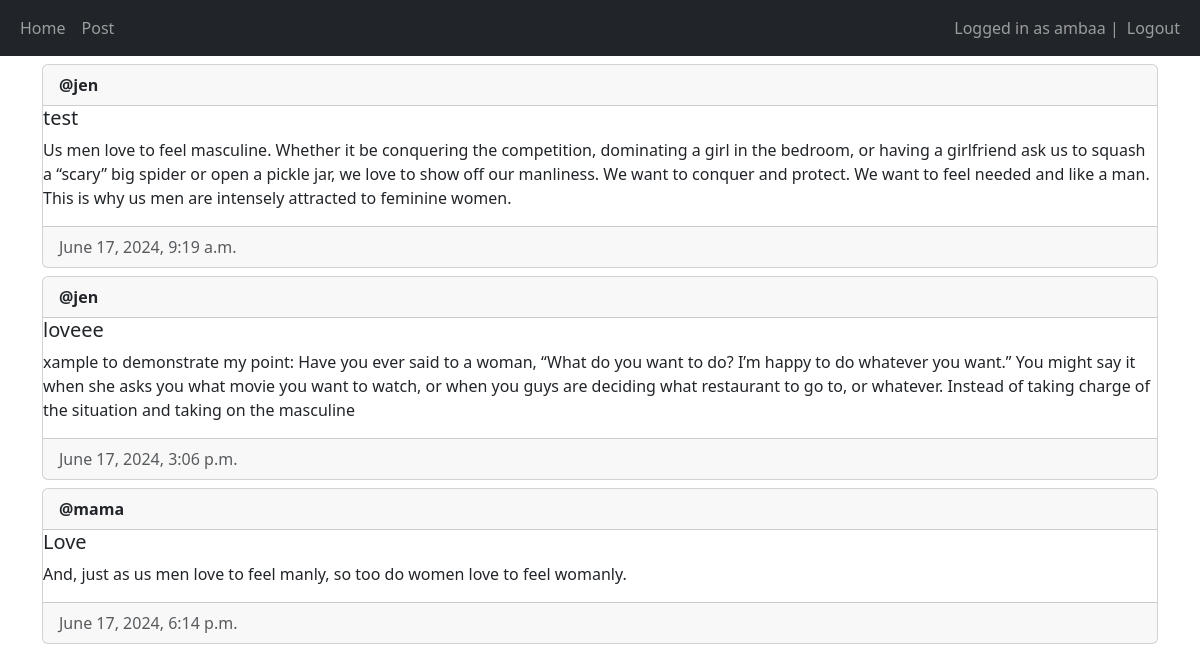
Screenshot of / (signed in) with the database file from the repository.
### main/models.py (models this page shows, shortened)
class Post(models.Model):
    author = models.ForeignKey(User, on_delete=models.CASCADE)
    title = models.CharField(max_length=200)
    description = models.TextField()
    created_at = models.DateTimeField(auto_now_add=True)
    updated_at = models.DateTimeField(auto_now=True)

### main/views.py (the view)
# urls.py: path('', views.home, name="home"),
@login_required(login_url="login")
def home(request):
    posts = Post.objects.all()
    if request.method == "POST":
        post_id = request.POST.get("post-id")
        post = Post.objects.filter(id=post_id).first()
        if post and post.author == request.user:
            post.delete()
    return render(request,"main/index.html", {
        "posts":posts
    })

### main/templates/main/index.html (shortened to what this page needs)
{% extends "base.html" %}
{% block content %}
{% for post in posts %}
<div class="card mt-2">
   <div class="card-header"> <strong>@{{post.author.username}}</strong>  </div>
   <div class="card-ody d-flex flex-row justify-content-between">
    <div>
        <h5 class="card-title">
            {{post.title}}
        </h5>
        <p>
            {{post.description}}
        </p>
    </div>
   </div>
   <div class="card-footer text-muted">{{post.created_at}}</div>
</div>
{%empty%}
<p>No posts yet :(</p>
{% endfor %}
{% endblock content %}

### main/templates/base.html (shortened to what this page needs)
<!DOCTYPE html>
<html lang="en">
<head>
    <link href="https://cdn.jsdelivr.net/npm/bootstrap@5.3.3/dist/css/bootstrap.min.css" rel="stylesheet">
</head>
<body>
<nav class="navbar navbar-expand-lg navbar-dark bg-dark">
    <div class="container-fluid">
        <div>
            <ul class="navbar-nav">
                <li class="nav-item">
                    <a class="nav-link" href="{% url 'home' %}">Home</a>
                </li>
                <li class="nav-item">
                    <a class="nav-link" href="{% url 'create_post' %}">Post</a>
                </li>
            </ul>
        </div>
        <div>
            <ul class="navbar-nav">
                {% if user.is_authenticated %}
                    <span class="navbar-text"> Logged in as {{user.username}} |</span>
                    <a class="nav-link" href=" {% url 'logout' %}">Logout</a>
                {% else %}
                <li class="nav-item">
                    <a class="nav-link" href=" {% url 'login' %}">Login</a>
                </li>
                {% endif %}
        </div>
    </div>
</nav>
    <div class="container">
    {% block content %}
    {% endblock content %}
</div>
</body>
</html>

### rows the page displays
Post: author.username "jen", title "test", description "Us men love to feel masculine. Whether it be conquering the competition, dominating a girl in the bedroom, or having a girlfriend ask us to squash a “scary” big spider or open a pickle jar, we love to show off our manliness. We want to conquer and protect. We want to feel needed and like a man. This is why us men are intensely attracted to feminine women.", created_at "June 17, 2024, 9:19 a.m."
Post: author.username "jen", title "loveee", description "xample to demonstrate my point: Have you ever said to a woman, “What do you want to do? I’m happy to do whatever you want.” You might say it when she asks you what movie you want to watch, or when you guys are deciding what restaurant to go to, or whatever. Instead of taking charge of the situation and taking on the masculine", created_at "June 17, 2024, 3:06 p.m."
Post: author.username "mama", title "Love", description "And, just as us men love to feel manly, so too do women love to feel womanly.", created_at "June 17, 2024, 6:14 p.m."

### other values shown
{{ user.username }} "ambaa"
